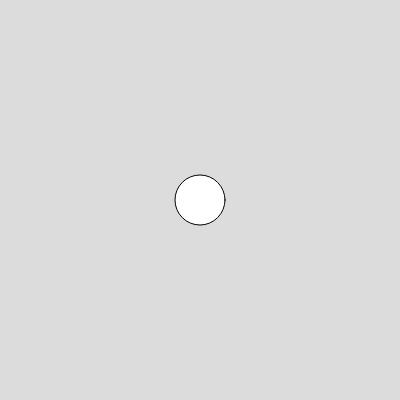
Frame 1 (no input)
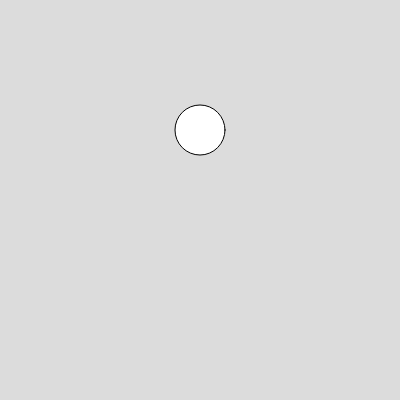
Frame 60 (no input)
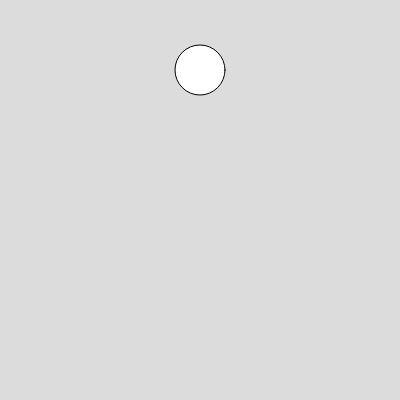
Frame 120 (the mouse pressed at the canvas centre since frame 60)

The p5.js sketch that drew these frames (run headless with seeded random() and noise() and a simulated clock; from frame 60 on, the mouse is pressed at the canvas centre):

// p5.js sketch
// ── sketch.js
let cx;
let cy;
let yspeed=10;
let dia;
function setup() {
  createCanvas(400, 400);
  cx=width/2;
  dia=width/8;
  cy=height/2;
}

function draw() {
  background(220);
  fill(255)
  circle(cx,cy,dia);
  if (cy<=dia || cy>=height-dia/2){
    yspeed*=-1;
  }
  cy+=yspeed;
}
